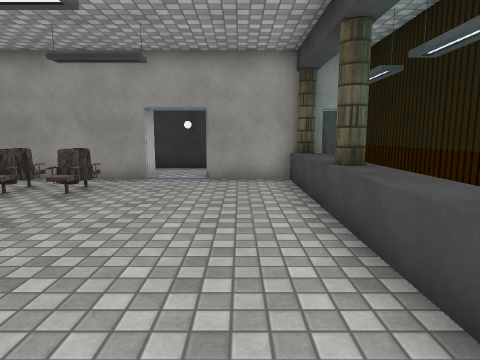
[1] (above)

14 first-person views from a walk through a scene from a Unity 3-D project. The camera is 1.3 m above the floor, tilts 8° down and sees 75° across. Doors are open. The floor is counted in squares, 1 m on a side. Each view is taken from the middle of a square. On the plan, view 1 faces up. The plan holds only what a view shows up to about 14 squares ahead; the rest is blank. The place goes on beyond the plan. The player is left out. Some surface patterns are stand-ins.

[2]
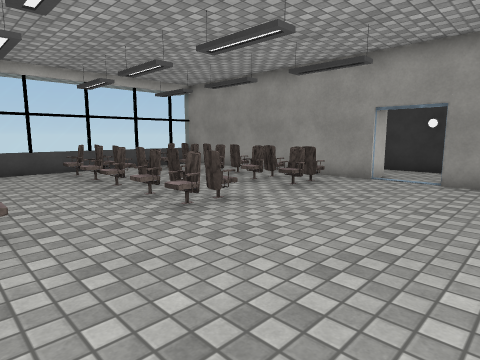

[3]
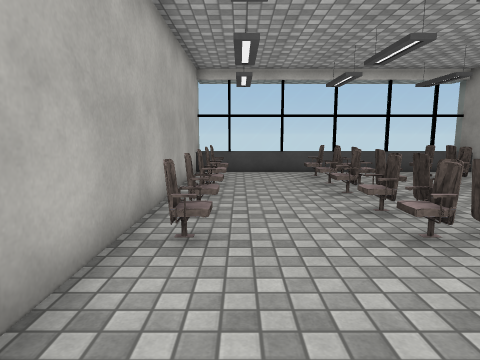

[4]
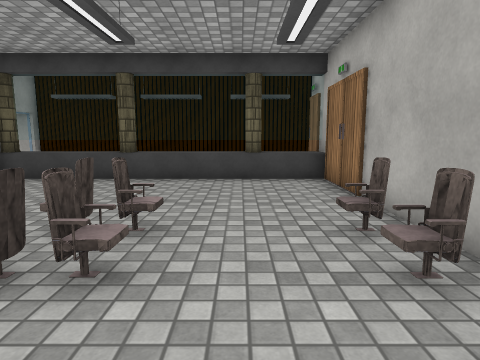

[5]
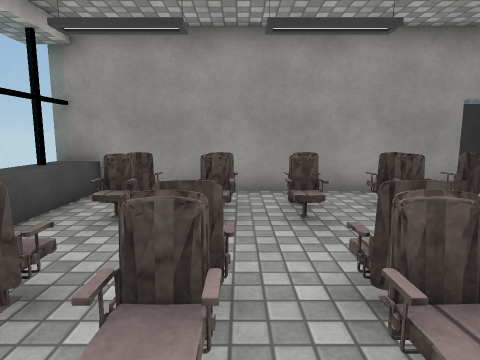

[6]
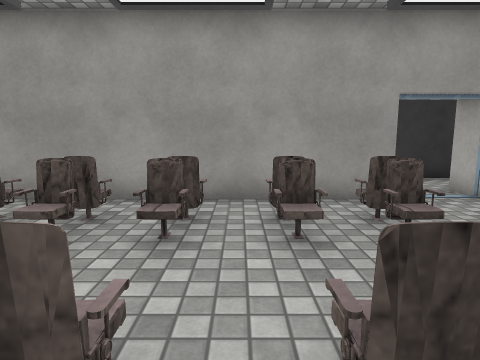

[7]
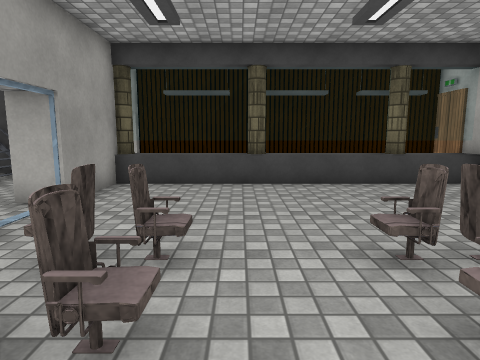

[8]
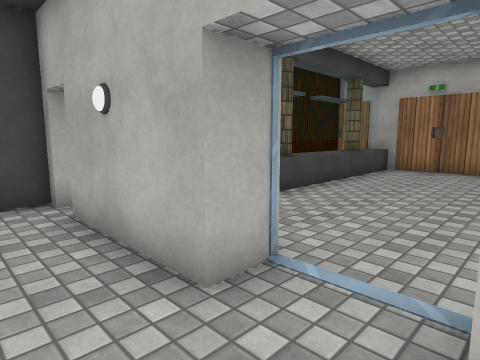

[9]
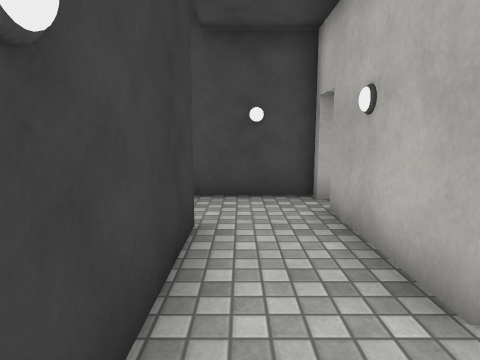

[10]
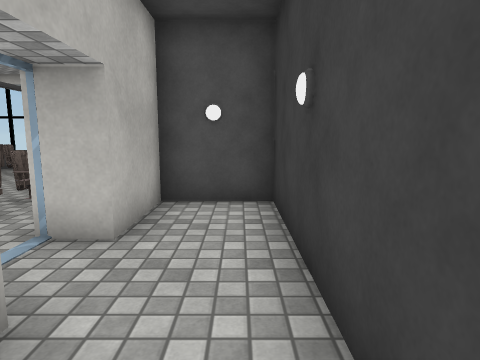

[11]
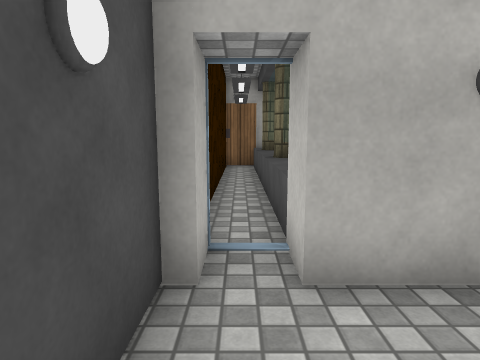

[12]
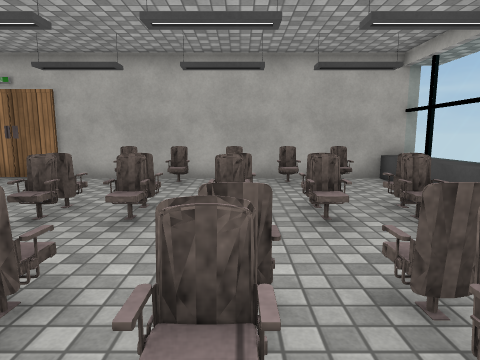

[13]
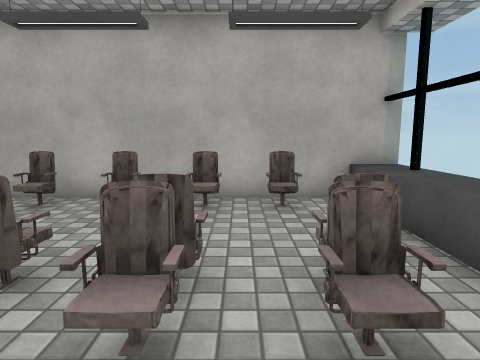

[14]
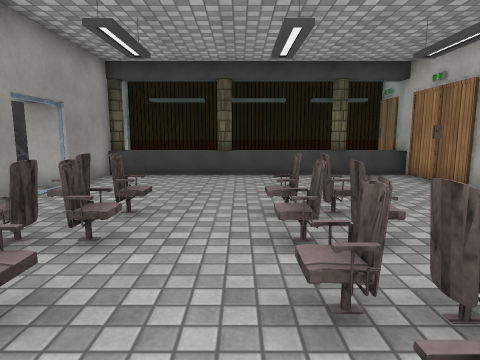

### Floor plan
Points are (right, up) in squares from view 1. A wall is a line through its corners. A room is listed if a view was taken in it or the views show most of it. See-through windows are left out.
Room 1 (views 1, 2, 3)
walls: (1.8, 9.4) (-1, 9.4); (3.7, 8.4) (3.7, 9.4); (-3.5, -0.6) (2, -0.6)
low walls: (-3.5, 3.6) (-3.5, 3.1); (-3.5, 7.1) (-3.5, 6.5); (1.5, -0.6) (1.5, 8.5)
ways out: opening at (-4.5, 1.5) to room 2; opening at (-4.5, 5.5) to room 3; open door at (-1.5, 10) to room 4; opening at (-4.5, 9) to room 5
objects: other object (2, 2); other object (2, 9)
Room 2 (views 4, 5, 6)
walls: (-12.4, -0.6) (-3.5, -0.6)
low walls: (-8.1, 3.5) (-8.6, 3.7); (-8.1, 3.6) (-8.1, 3.1) (-8.5, 3.1); (-8.1, 3.6) (-8.8, 3.6); (-7, 0.3) (-6.5, 0.2); (-6.6, 0.6) (-6.6, 0.1); (-6.8, 3.6) (-7.2, 3.6); (-9.7, 3.6) (-10.2, 3.5); (-10, 0.1) (-9.5, 0.1); (-6.6, 4.5) (-6.6, 4) (-7.1, 4); (-5.5, 0.2) (-5, 0.1); (-5.5, 0.1) (-5.1, 0.2); (-5.5, 0.1) (-5, 0.1); (-5, 3.1) (-5.5, 3.1); (-5, 3.6) (-5.5, 3.6); (-11.3, 3.5) (-11.3, -0.6); (-4.1, 0.2) (-3.6, 0.1); (-3.5, 3.1) (-4.2, 3.1) (-4.2, 3.6); (-3.7, 3.8) (-4.2, 3.8) (-4.2, 4.5); (-3.6, 3.6) (-4.1, 3.6); (-3.6, 3.6) (-4.1, 3.6)
ways out: opening at (-4.5, 1.5) to room 1; opening at (-11, 4) to room 3; opening at (-6, 5) to room 3
Room 3 (views 7, 13, 14)
walls: (-10.4, 9.4) (-12.4, 9.4)
low walls: (-8.1, 6.5) (-8.8, 6.5); (-8.1, 7) (-8.7, 7); (-8.2, 7) (-8.7, 7); (-6.6, 6.5) (-7.3, 6.5); (-6.7, 7) (-7.2, 7.1); (-6.6, 7) (-7.2, 7); (-8.6, 4.2) (-8.1, 4.1); (-8.6, 4) (-8.1, 4); (-6.5, 7.5) (-7, 7.5); (-7.1, 4) (-6.6, 4); (-7.2, 3.6) (-6.6, 3.7); (-10, 4) (-9.5, 4); (-10.1, 4.1) (-9.6, 4); (-5, 6.5) (-5.5, 6.5); (-5.5, 4.1) (-5, 4); (-5, 7) (-5.5, 7.1); (-5, 7) (-5.5, 7.1); (-5, 7) (-5.5, 7); (-10.1, 3.6) (-9.6, 3.6); (-5, 7.1) (-5.5, 7); (-11.3, 5.2) (-11.3, 3.5); (-11.3, 8.5) (-11.3, 5.4); (-4.2, 4.1) (-3.6, 4); (-4.2, 3.9) (-3.6, 4); (-3.5, 6.5) (-4.2, 6.5) (-4.2, 7.1); (-3.6, 7.1) (-4.1, 7); (-3.5, 7) (-4.1, 7)
ways out: opening at (-4.5, 5.5) to room 1; opening at (-11, 4) to room 2; opening at (-6, 5) to room 2; opening at (-6, 7.5) to room 5
Room 4 (views 8, 9, 10, 11)
walls: (1.5, 12.7) (-1.6, 12.7); (-1, 10.4) (2.4, 10.4); (-2.4, 12.7) (-5.2, 12.7) (-5.2, 10.4) (-2.8, 10.4); (3.4, 10.4) (3.7, 10.4) (3.7, 14.3); (3.8, 13.6) (2.9, 13.6)
ways out: open door at (-1.5, 10) to room 1; open door at (3, 10)
Room 5 (view 12)
walls: (-2.8, 9.4) (-10.4, 9.4)
low walls: (-7, 7.6) (-6.5, 7.5); (-7.1, 7.6) (-6.5, 7.6); (-5.5, 7.6) (-5, 7.5); (-11.3, 9.5) (-11.3, 8.5)
ways out: opening at (-4.5, 9) to room 1; opening at (-6, 7.5) to room 3
Room 6 (no view inside)
walls: (2, -0.6) (3.7, -0.6) (3.7, 8.4); (3.7, 9.4) (3.4, 9.4); (2.4, 10.4) (2.4, -0.3)

Where each view was taken, in squares from view 1:
view 1: 0 up, 0 right, facing up
view 2: 0 up, 1 right, facing up-left
view 3: 1 up, 0 right, facing left
view 4: 2 up, 8 left, facing right
view 5: 2 up, 8 left, facing up
view 6: 3 up, 6 left, facing up
view 7: 6 up, 7 left, facing right
view 8: 12 up, 3 left, facing down-right
view 9: 12 up, 3 left, facing right
view 10: 12 up, 1 right, facing left
view 11: 13 up, 3 right, facing down
view 12: 9 up, 7 left, facing down
view 13: 6 up, 9 left, facing down
view 14: 5 up, 9 left, facing right
